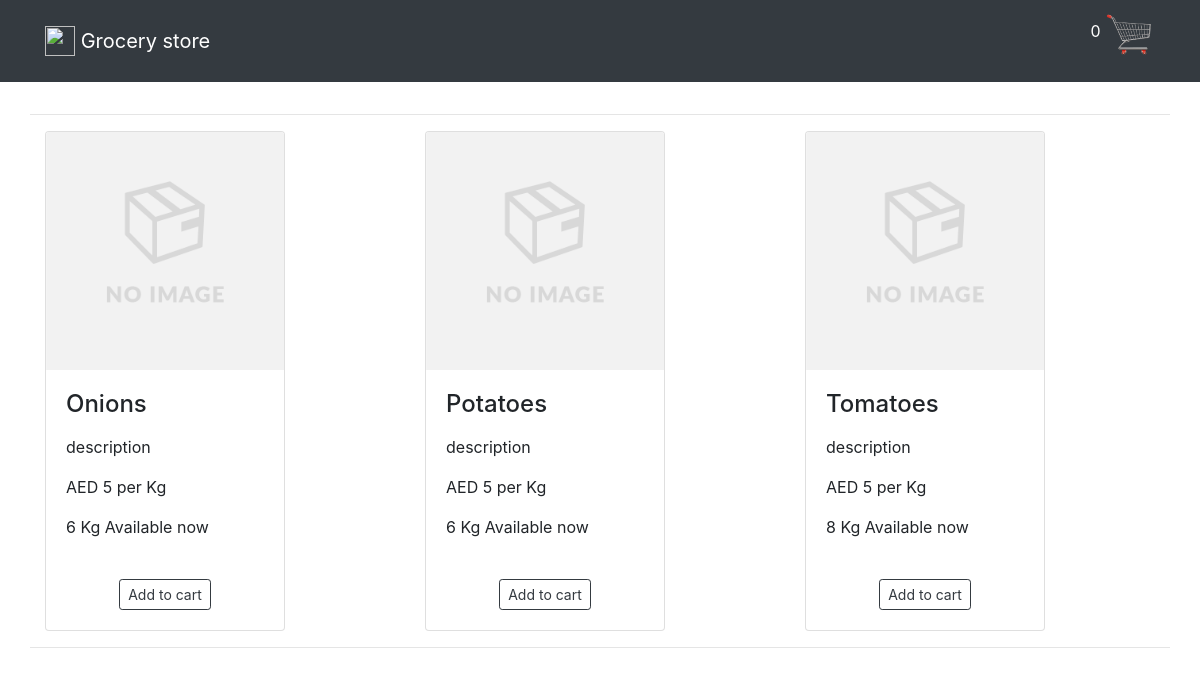
The page / on the database its author committed.
### store/models.py (models this page shows, shortened)
class Product(models.Model):
    product_name = models.CharField(_('Product'), max_length=20)
    product_description = models.CharField(_('Product description'), max_length=200)
    slug = models.SlugField()

class Price(models.Model):
    product = models.ForeignKey(Product, on_delete=models.CASCADE, related_name='prices')
    unit = models.CharField(_('Unit of measurement'), max_length=5,
                            choices=MEASURING_UNIT_CHOICES, default=KILOGRAM)
    price = models.IntegerField(_('Price per unit'))
    currency = models.CharField(_('Currency'), max_length=5,
                            choices=CURRENCIES, default='AED')

class Quantity(models.Model):
    product = models.ForeignKey(Product, on_delete=models.CASCADE, related_name='quantities')
    unit = models.CharField(_('Unit of measurement'), max_length=5,
                            choices=MEASURING_UNIT_CHOICES, default=KILOGRAM)
    quantity = models.IntegerField(_('Available quantity'))

### store/views.py (the view)
# urls.py: path('', ProductsListView.as_view(), name='product_list'),
class ProductsListView(ListView):
    template_name = 'index.html'
    model = Product

### store/templates/index.html (shortened to what this page needs)
{% extends 'base.html' %}
{% block content %}
{% load static %}
<div class="container">
	<div class="row mt-2 ">
			{% for obj in object_list %}
				<div class="col" style="padding:0px;">
					{% include 'snippets/card.html' with instance=obj %}
				</div>
			{% endfor %}
    </div>
		</div>
{% endblock %}

### store/templates/snippets/card.html
{% load static %}
<hr>
<div class="col-sm-3 col-md-7">
<div class="card" style="width: 15rem;">
    <a href=""><img class="card-img-top" src="{% static 'images/img_empty.png' %}" alt="product"></a>
  <div class="card-body">
    <h4 class="card-title">{{ obj.product_name}}</h4>
    <p class="card-text">{{ obj.product_description|linebreaks|truncatewords:14 }}</p>
    <p class="card-text">{{ obj.prices.all.values.get.currency}} {{ obj.prices.all.values.get.price }} per {{ obj.prices.all.values.get.unit }}</p>
    <p class="card-text">{{obj.quantities.all.values.get.quantity}} {{obj.quantities.all.values.get.unit}} Available now </p>
    <div class='text-center'>
        <button class="text-center btn btn-outline-dark btn-sm mt-4 sc-add-to-cart" data-id={{ obj.id}} data-name={{ obj.product_name }}  data-price={{ obj.prices.all.values.get.price }}  type="submit">Add to cart</button>
    </div>
  </div>
</div>
</div>
<hr>

### rows shown on the page
Product: product_name "Onions", product_description "description", prices.all.values.get.currency "AED", prices.all.values.get.price "5", prices.all.values.get.unit "Kg", quantities.all.values.get.quantity "6", quantities.all.values.get.unit "Kg"
Product: product_name "Potatoes", product_description "description", prices.all.values.get.currency "AED", prices.all.values.get.price "5", prices.all.values.get.unit "Kg", quantities.all.values.get.quantity "6", quantities.all.values.get.unit "Kg"
Product: product_name "Tomatoes", product_description "description", prices.all.values.get.currency "AED", prices.all.values.get.price "5", prices.all.values.get.unit "Kg", quantities.all.values.get.quantity "8", quantities.all.values.get.unit "Kg"
